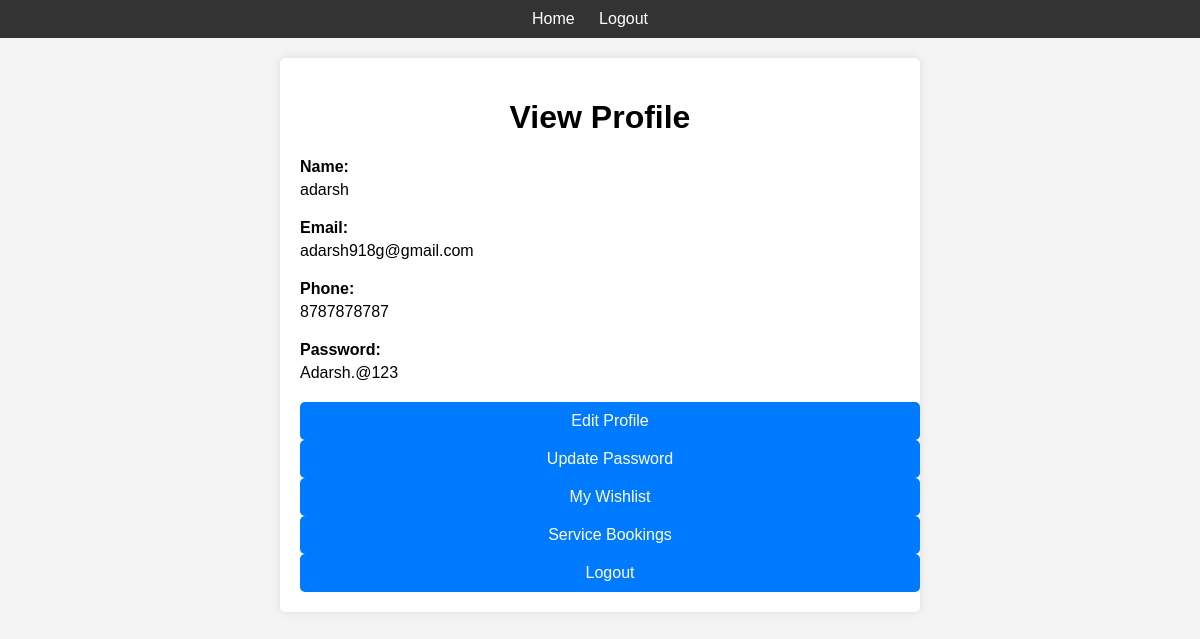
Screenshot of /userprofile.php (signed in) with the database file from the repository.
### tables this page shows
CREATE TABLE `tbl_register` (
  `rid` int(11) NOT NULL,
  `lid` int(11) NOT NULL,
  `phone` varchar(20) NOT NULL,
  `name` varchar(30) NOT NULL
);

### userprofile.php (the view, shortened to what this page needs)
<?php
$conn = new mysqli('localhost', 'root', '', 'car');
$a=$_SESSION['username'];
$sql = "select r.name,r.phone,l.email,l.password from tbl_login l join tbl_register r on l.lid=r.lid and l.email='$a'";
$result = $conn->query($sql);
if ($result->num_rows > 0) {
    $row = $result->fetch_assoc();
    $name = $row['name'];
    $phone = $row['phone'];
    $email = $row['email'];
    $pass = $row['password'];
} else {
    echo "User not found";
}
?>
<!DOCTYPE html>
<html lang="en">
<head>
</head>
<body>
<nav>
        <ul>
            <li><a href="index.php">Home</a></li>
            <li><a href="logout.php">Logout</a></li>
        </ul>
    </nav>
    <div class="container">
        <h1>View Profile</h1>
        <div class="profile-info">
            <label for="name">Name:</label>
            <p><?php echo $name; ?></p>
        </div>
        <div class="profile-info">
            <label for="email">Email:</label>
            <p><?php echo $email; ?></p>
        </div>
        <div class="profile-info">
            <label for="phone">Phone:</label>
            <p><?php echo $phone; ?></p>
        </div>
        <div class="profile-info">
            <label for="password">Password:</label>
            <p><?php echo $pass; ?></p>
        </div>
        <a href="updateprofile.php" class="btn">Edit Profile</a>
        <a href="updatepass.php" class="btn">Update Password</a>
        <a href="wishlist.php" class="btn">My Wishlist</a>
        <a href="mybookings.php" class="btn">Service Bookings</a>
        <a href="logout.php" class="btn">Logout</a>
    </div>
</body>
</html>

### userprofile.php (style rules this page uses)
body { font-family: Arial, sans-serif; background-color: #f4f4f4; margin: 0; padding: 0; }
.container { max-width: 600px; margin: 20px auto; padding: 20px; background-color: #fff; border-radius: 5px; box-shadow: 0 0 10px rgba(0, 0, 0, 0.1); }
h1 { text-align: center; }
.profile-info { margin-bottom: 20px; }
.profile-info label { font-weight: bold; }
.profile-info p { margin: 5px 0; }
.btn { display: block; width: 100%; padding: 10px; background-color: #007bff; color: #fff; text-align: center; text-decoration: none; border: none; border-radius: 5px; cursor: pointer; transition: background-color 0.3s; }
nav { background-color: #333; color: #fff; padding: 10px; text-align: center; }
nav ul { list-style-type: none; margin: 0; padding: 0; }
nav ul li { display: inline; margin-right: 20px; }
nav ul li a { color: #fff; text-decoration: none; }

### rows the page displays
tbl_register: name "adarsh", lid.email "adarsh918g@gmail.com", phone "8787878787", lid.password "Adarsh.@123"
